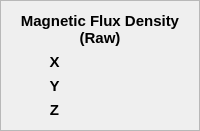
             <widget class="QFrame" name="frame_17">
              <property name="frameShape">
               <enum>QFrame::StyledPanel</enum>
              </property>
              <property name="frameShadow">
               <enum>QFrame::Raised</enum>
              </property>
              <layout class="QGridLayout" name="gridLayout_28">
               <item row="3" column="0">
                <widget class="QLabel" name="magn_z_text">
                 <property name="font">
                  <font>
                   <pointsize>11</pointsize>
                   <weight>75</weight>
                   <bold>true</bold>
                  </font>
                 </property>
                 <property name="text">
                  <string>Z</string>
                 </property>
                 <property name="alignment">
                  <set>Qt::AlignCenter</set>
                 </property>
                </widget>
               </item>
               <item row="2" column="0">
                <widget class="QLabel" name="magn_y_text">
                 <property name="font">
                  <font>
                   <pointsize>11</pointsize>
                   <weight>75</weight>
                   <bold>true</bold>
                  </font>
                 </property>
                 <property name="text">
                  <string>Y</string>
                 </property>
                 <property name="alignment">
                  <set>Qt::AlignCenter</set>
                 </property>
                </widget>
               </item>
               <item row="0" column="0" colspan="2">
                <widget class="QLabel" name="magn_frame_title">
                 <property name="font">
                  <font>
                   <pointsize>11</pointsize>
                   <weight>75</weight>
                   <bold>true</bold>
                  </font>
                 </property>
                 <property name="text">
                  <string>Magnetic Flux Density
(Raw)</string>
                 </property>
                 <property name="alignment">
                  <set>Qt::AlignCenter</set>
                 </property>
                </widget>
               </item>
               <item row="1" column="1">
                <widget class="QLabel" name="magn_x_value">
                 <property name="font">
                  <font>
                   <pointsize>12</pointsize>
                  </font>
                 </property>
                 <property name="text">
                  <string>&lt;value&gt;</string>
                 </property>
                 <property name="alignment">
                  <set>Qt::AlignCenter</set>
                 </property>
                </widget>
               </item>
               <item row="1" column="0">
                <widget class="QLabel" name="magn_x_text">
                 <property name="font">
                  <font>
                   <pointsize>11</pointsize>
                   <weight>75</weight>
                   <bold>true</bold>
                  </font>
                 </property>
                 <property name="text">
                  <string>X</string>
                 </property>
                 <property name="alignment">
                  <set>Qt::AlignCenter</set>
                 </property>
                </widget>
               </item>
               <item row="2" column="1">
                <widget class="QLabel" name="magn_y_value">
                 <property name="font">
                  <font>
                   <pointsize>12</pointsize>
                  </font>
                 </property>
                 <property name="text">
                  <string>&lt;value&gt;</string>
                 </property>
                 <property name="alignment">
                  <set>Qt::AlignCenter</set>
                 </property>
                </widget>
               </item>
               <item row="3" column="1">
                <widget class="QLabel" name="magn_z_value">
                 <property name="font">
                  <font>
                   <pointsize>12</pointsize>
                  </font>
                 </property>
                 <property name="text">
                  <string>&lt;value&gt;</string>
                 </property>
                 <property name="alignment">
                  <set>Qt::AlignCenter</set>
                 </property>
                </widget>
               </item>
              </layout>
             </widget>
